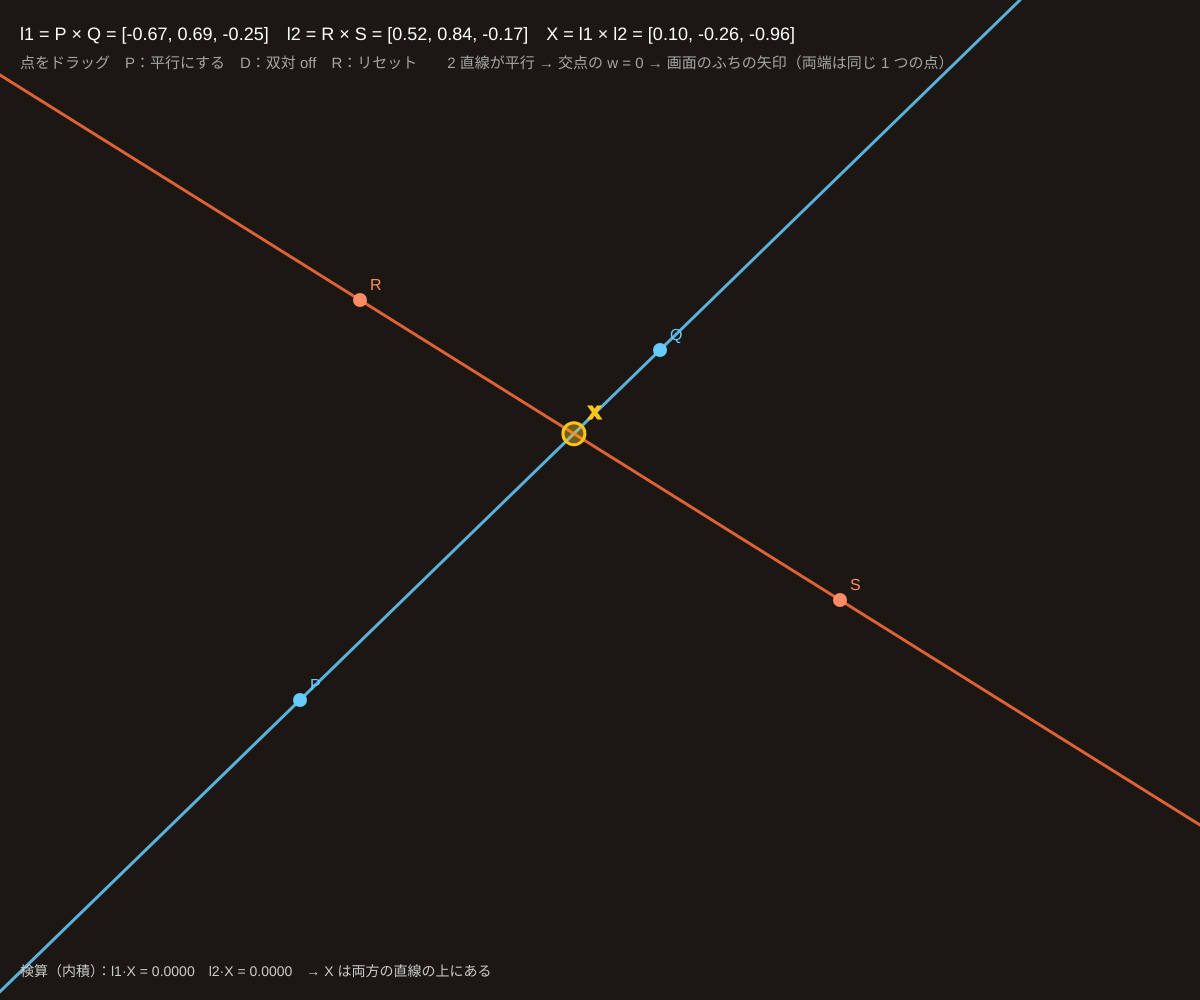
Frame 1 (no input)
Frame 60 (no input): identical to frame 1, image omitted
Frame 120 (the mouse pressed at the canvas centre since frame 60): identical to frame 1, image omitted

The p5.js sketch that drew this single still picture (run headless with seeded random() and noise() and a simulated clock; from frame 60 on, the mouse is pressed at the canvas centre):

// p5.js sketch
// ── sketch.js
// ============================================
// 02 平行線も交わる：外積で直線と交点
// 2 点 P, Q（同次座標）を通る直線は外積 P × Q。2 直線 l, m の交点も外積 l × m。式はまったく同じ！
//   平行な 2 直線の交点は w = 0 の点 = 無限遠点。画面のふちに「方向の矢印」で描く
//   D で双対：点 (a, b, c) ↔ 直線 ax + by + cw = 0 を入れかえても、同じ定理が成り立つ
// 4 つの点をドラッグ / P = 2 本目を 1 本目と平行にする / D = 双対を表示 / R = リセット
// ============================================

let pts = [];               // 4 つの端点（直線 1 = pts[0], pts[1]、直線 2 = pts[2], pts[3]）
let dragging = -1;
let showDual = false;
let U;                      // 数値表示用の単位（px）。画面の中心が原点

function setup() {
  createCanvas(windowWidth, windowHeight);
  colorMode(HSB, 360, 100, 100, 100);
  U = min(width, height) / 4;
  resetAll();
}
function resetAll() {
  pts = [{ x: width * 0.25, y: height * 0.7 }, { x: width * 0.55, y: height * 0.35 },
         { x: width * 0.3, y: height * 0.3 }, { x: width * 0.7, y: height * 0.6 }];
}
// 画面の座標 ↔ 中心が原点・U px = 1 の座標（数値を見やすく、双対を意味のある形にするため）
function toUnit(p) { return hPt((p.x - width / 2) / U, (height / 2 - p.y) / U); }
function unitLineToScreen(l) { return [l[0] / U, -l[1] / U, l[2] - (l[0] * width) / (2 * U) + (l[1] * height) / (2 * U)]; }
function unitPtToScreen(p) { return [p[0] * U + (p[2] * width) / 2, -p[1] * U + (p[2] * height) / 2, p[2]]; }

function draw() {
  background(30, 35, 11);
  if (dragging >= 0) { pts[dragging].x = mouseX; pts[dragging].y = mouseY; }

  // 単位座標で計算（表示する数値）
  let A = toUnit(pts[0]), B = toUnit(pts[1]), C = toUnit(pts[2]), D = toUnit(pts[3]);
  let l1 = hCross(A, B), l2 = hCross(C, D);         // 直線 = 点 × 点
  let X = hCross(l1, l2);                            // 交点 = 直線 × 直線
  let n1 = hUnit(l1), n2 = hUnit(l2), nX = hUnit(X);
  let far = isFar(X);

  // 画面に描く
  let s1 = unitLineToScreen(l1), s2 = unitLineToScreen(l2), sX = unitPtToScreen(X);
  stroke(200, 60, 95, showDual ? 35 : 90); strokeWeight(3); drawHLine(s1);
  stroke(15, 75, 95, showDual ? 35 : 90); drawHLine(s2);
  noStroke(); fill(0, 0, 100, showDual ? 40 : 100);
  let names = ['P', 'Q', 'R', 'S'];
  textSize(16);
  for (let i = 0; i < 4; i++) { fill(i < 2 ? 200 : 15, 60, 100, showDual ? 40 : 100); circle(pts[i].x, pts[i].y, 14); text(names[i], pts[i].x + 10, pts[i].y - 10); }
  stroke(45, 90, 100); strokeWeight(3); fill(45, 90, 100, 40);
  drawHPoint(sX, 22, 'X');

  if (showDual) drawDual([A, B, C, D], [l1, l2], X);

  noStroke(); fill(0, 0, 100); textSize(18);
  text('l1 = P × Q = [' + v3(n1) + ']　l2 = R × S = [' + v3(n2) + ']　X = l1 × l2 = [' + v3(nX) + ']' + (far ? '　← w ≈ 0：無限遠点！' : ''), 20, 40);
  fill(0, 0, 65); textSize(15);
  text('点をドラッグ　P：平行にする　D：双対 ' + (showDual ? 'ON' : 'off') + '　R：リセット　　2 直線が平行 → 交点の w = 0 → 画面のふちの矢印（両端は同じ 1 つの点）', 20, 68);
  // 検算：内積 = 0
  fill(0, 0, 80); textSize(14);
  text('検算（内積）：l1·X = ' + nf(hDot(n1, nX), 1, 4) + '　l2·X = ' + nf(hDot(n2, nX), 1, 4) + '　→ X は両方の直線の上にある', 20, height - 24);
}

// 双対：点 [a, b, c] → 直線 ax + by + cw = 0、直線 → 点。元の図の「点と線」が入れかわる
function drawDual(P, L, X) {
  noFill(); stroke(0, 0, 100, 20); strokeWeight(1); circle(width / 2, height / 2, U * 2);   // 単位円（目安）
  stroke(0, 0, 100, 25); line(width / 2, 0, width / 2, height); line(0, height / 2, width, height / 2);
  // 4 点 → 4 直線
  for (let i = 0; i < 4; i++) { stroke(i < 2 ? 200 : 15, 60, 100, 70); strokeWeight(1.5); drawHLine(unitLineToScreen(P[i])); }
  // 2 直線 → 2 点（= 対応する 2 直線の交点になっている）
  noStroke(); textSize(15);
  for (let i = 0; i < 2; i++) { fill(i === 0 ? 200 : 15, 60, 100); drawHPoint(unitPtToScreen(L[i]), 16, 'l' + (i + 1) + '*'); }
  // 交点 X → 直線（2 つの双対点を通る）
  stroke(45, 90, 100, 90); strokeWeight(2); drawHLine(unitLineToScreen(X));
  noStroke(); fill(45, 90, 100); textSize(15);
  text('双対：点 P, Q → 直線 P*, Q*。直線 l1 = P × Q → 点 l1* = P* ∩ Q*。「2 点を通る 1 直線」↔「2 直線が交わる 1 点」', 20, 92);
}

function v3(v) { return nf(v[0], 1, 2) + ', ' + nf(v[1], 1, 2) + ', ' + nf(v[2], 1, 2); }

function mousePressed() { dragging = nearestHandle(pts, mouseX, mouseY, 30); }
function mouseReleased() { dragging = -1; }
function keyPressed() {
  if (key === 'p' || key === 'P') {    // S を R + (Q − P) にして平行に
    pts[3] = { x: pts[2].x + (pts[1].x - pts[0].x), y: pts[2].y + (pts[1].y - pts[0].y) };
  }
  if (key === 'd' || key === 'D') showDual = !showDual;
  if (key === 'r' || key === 'R') resetAll();
}

// ---------- やってみよう ----------
// 1. P を押して平行にし、S をほんの少しだけ動かす。交点は画面のどちら側に現れる？ 矢印の向きと比べよう
// 2. 直線 [a, b, c] の a, b, c を 2 倍しても同じ直線。hUnit で長さをそろえている理由を考えよう
// 3. 双対（D）で P, Q, R, S を動かし、「3 点が一直線」のとき双対の 3 直線がどうなるか観察
// 4. 3 本目の直線を足して、3 直線が 1 点で交わる条件を行列式 hDet(l1, l2, l3) = 0 で判定してみよう

// ==================================================
// ここから下は「射影幾何の道具」（同次座標・外積・行列・ホモグラフィ）
// （中身は読まなくても OK。消さないでね）
// ==================================================

// 同次座標の点 [x, y, w]。w = 1 ならふつうの点 (x, y)、w = 0 なら「方向 (x, y) の無限遠点」
function hPt(x, y, w) { return [x, y, w === undefined ? 1 : w]; }
// 外積。2 点 → それを通る直線 [a, b, c]（ax + by + cw = 0）／ 2 直線 → その交点。どちらも同じ式！
function hCross(p, q) {
  return [p[1] * q[2] - p[2] * q[1], p[2] * q[0] - p[0] * q[2], p[0] * q[1] - p[1] * q[0]];
}
// 内積。点と直線で 0 なら「点が直線の上にある」
function hDot(p, q) { return p[0] * q[0] + p[1] * q[1] + p[2] * q[2]; }
// 3 つの点（または直線）の行列式。0 なら共線（共点）
function hDet(p, q, r) { return hDot(p, hCross(q, r)); }
// 長さを 1 にそろえる（表示用。射影的には同じ点・同じ直線）
function hUnit(p) { let m = Math.hypot(p[0], p[1], p[2]) || 1; return [p[0] / m, p[1] / m, p[2] / m]; }
// 無限遠（または画面からはるか遠く）にあるか
function isFar(p) { return Math.abs(p[2]) * 1e5 < Math.hypot(p[0], p[1]); }
// 同次座標 → 画面の点 {x, y}（無限遠なら null）
function toXY(p) { return isFar(p) ? null : { x: p[0] / p[2], y: p[1] / p[2] }; }
// 2 点 {x, y} を通る直線
function lineThrough(a, b) { return hCross(hPt(a.x, a.y), hPt(b.x, b.y)); }
// 1 直線上の 4 点の複比 (P1,P2;P3,P4)。X, Y はその直線上の基準 2 点（無限遠点があっても計算できる）
function crossRatioH(P1, P2, P3, P4, X, Y) {
  let n = hCross(X, Y), nn = hDot(n, n) || 1;
  let lm = (P) => [hDot(hCross(P, Y), n) / nn, hDot(hCross(X, P), n) / nn];
  let [l1, m1] = lm(P1), [l2, m2] = lm(P2), [l3, m3] = lm(P3), [l4, m4] = lm(P4);
  let num = (l1 * m3 - l3 * m1) * (l2 * m4 - l4 * m2), den = (l2 * m3 - l3 * m2) * (l1 * m4 - l4 * m1);
  return Math.abs(den) < 1e-12 ? NaN : num / den;
}

// 直線 [a, b, c] を枠（省略すると画面全体）いっぱいに描く
function drawHLine(l, box) {
  let [x0, y0, x1, y1] = box || [0, 0, width, height], cand = [];
  for (let e of [[1, 0, -x0], [1, 0, -x1], [0, 1, -y0], [0, 1, -y1]]) {
    let p = toXY(hCross(l, e));
    if (p && p.x > x0 - 1 && p.x < x1 + 1 && p.y > y0 - 1 && p.y < y1 + 1) cand.push(p);
  }
  if (cand.length < 2) return;
  let best = null, bd = -1;
  for (let i = 0; i < cand.length; i++) for (let j = i + 1; j < cand.length; j++) {
    let d = Math.hypot(cand[i].x - cand[j].x, cand[i].y - cand[j].y);
    if (d > bd) { bd = d; best = [cand[i], cand[j]]; }
  }
  line(best[0].x, best[0].y, best[1].x, best[1].y);
}
// 点を描く。ふつうの点なら丸、無限遠点なら枠のふちに「方向の矢印」（向かい合う 2 か所 = 同じ 1 点）
function drawHPoint(p, r, label, box) {
  let [x0, y0, x1, y1] = box || [0, 0, width, height];
  let q = toXY(p);
  if (q) { circle(q.x, q.y, r); if (label) text(label, q.x + r * 0.7, q.y - r * 0.7); return; }
  let dx = p[0], dy = p[1], m = Math.hypot(dx, dy) || 1; dx /= m; dy /= m;
  let cx = (x0 + x1) / 2, cy = (y0 + y1) / 2;
  for (let s of [1, -1]) {
    let ux = dx * s, uy = dy * s, t = Infinity;
    if (ux > 1e-9) t = Math.min(t, (x1 - 30 - cx) / ux); if (ux < -1e-9) t = Math.min(t, (x0 + 30 - cx) / ux);
    if (uy > 1e-9) t = Math.min(t, (y1 - 30 - cy) / uy); if (uy < -1e-9) t = Math.min(t, (y0 + 30 - cy) / uy);
    let x = cx + ux * t, y = cy + uy * t;
    push(); translate(x, y); rotate(Math.atan2(uy, ux));
    line(-r * 2.5, 0, r, 0); line(r, 0, 0, -r * 0.8); line(r, 0, 0, r * 0.8);
    pop();
    if (label) text(label + '∞', x - r * 2, y - r);
  }
}

// 3×3 行列（配列の配列）の道具
function mat3Mul(A, B) {
  let C = [[0, 0, 0], [0, 0, 0], [0, 0, 0]];
  for (let i = 0; i < 3; i++) for (let j = 0; j < 3; j++) for (let k = 0; k < 3; k++) C[i][j] += A[i][k] * B[k][j];
  return C;
}
function mat3Vec(M, v) { return [hDot(M[0], v), hDot(M[1], v), hDot(M[2], v)]; }
function mat3T(M) { return [[M[0][0], M[1][0], M[2][0]], [M[0][1], M[1][1], M[2][1]], [M[0][2], M[1][2], M[2][2]]]; }
function mat3Inv(M) {
  let [[a, b, c], [d, e, f], [g, h, i]] = M;
  let A = e * i - f * h, B = -(d * i - f * g), C = d * h - e * g;
  let det = a * A + b * B + c * C;
  if (Math.abs(det) < 1e-12) return null;
  return [[A / det, -(b * i - c * h) / det, (b * f - c * e) / det],
          [B / det, (a * i - c * g) / det, -(a * f - c * d) / det],
          [C / det, -(a * h - b * g) / det, (a * e - b * d) / det]];
}
// ガウスの消去法（部分ピボット）で A x = b を解く。解けなければ null
function solveLinear(A, b) {
  let n = b.length, M = A.map((r, i) => [...r, b[i]]);
  for (let c = 0; c < n; c++) {
    let p = c;
    for (let r = c + 1; r < n; r++) if (Math.abs(M[r][c]) > Math.abs(M[p][c])) p = r;
    if (Math.abs(M[p][c]) < 1e-12) return null;
    [M[c], M[p]] = [M[p], M[c]];
    for (let r = 0; r < n; r++) {
      if (r === c) continue;
      let f = M[r][c] / M[c][c];
      for (let k = c; k <= n; k++) M[r][k] -= f * M[c][k];
    }
  }
  return M.map((r, i) => r[n] / r[i]);
}
// 4 点の対応 src[i] → dst[i]（{x, y}）からホモグラフィ 3×3 を求める（h33 = 1 に固定、8 本の連立方程式）
function homographyFrom4(src, dst) {
  let A = [], b = [];
  for (let i = 0; i < 4; i++) {
    let x = src[i].x, y = src[i].y, u = dst[i].x, v = dst[i].y;
    A.push([x, y, 1, 0, 0, 0, -u * x, -u * y]); b.push(u);
    A.push([0, 0, 0, x, y, 1, -v * x, -v * y]); b.push(v);
  }
  let h = solveLinear(A, b);
  if (!h) return null;
  return [[h[0], h[1], h[2]], [h[3], h[4], h[5]], [h[6], h[7], 1]];
}
// ホモグラフィで点 {x, y} を写す（無限遠へ飛ぶなら null）
function applyH(H, p) { return toXY(mat3Vec(H, hPt(p.x, p.y))); }
// つかめる点のリスト（{x, y}）からマウスに近いものの番号。半径 r 以内になければ -1
function nearestHandle(list, mx, my, r) {
  let best = -1, bd = r;
  for (let i = 0; i < list.length; i++) {
    let d = Math.hypot(list[i].x - mx, list[i].y - my);
    if (d < bd) { bd = d; best = i; }
  }
  return best;
}
